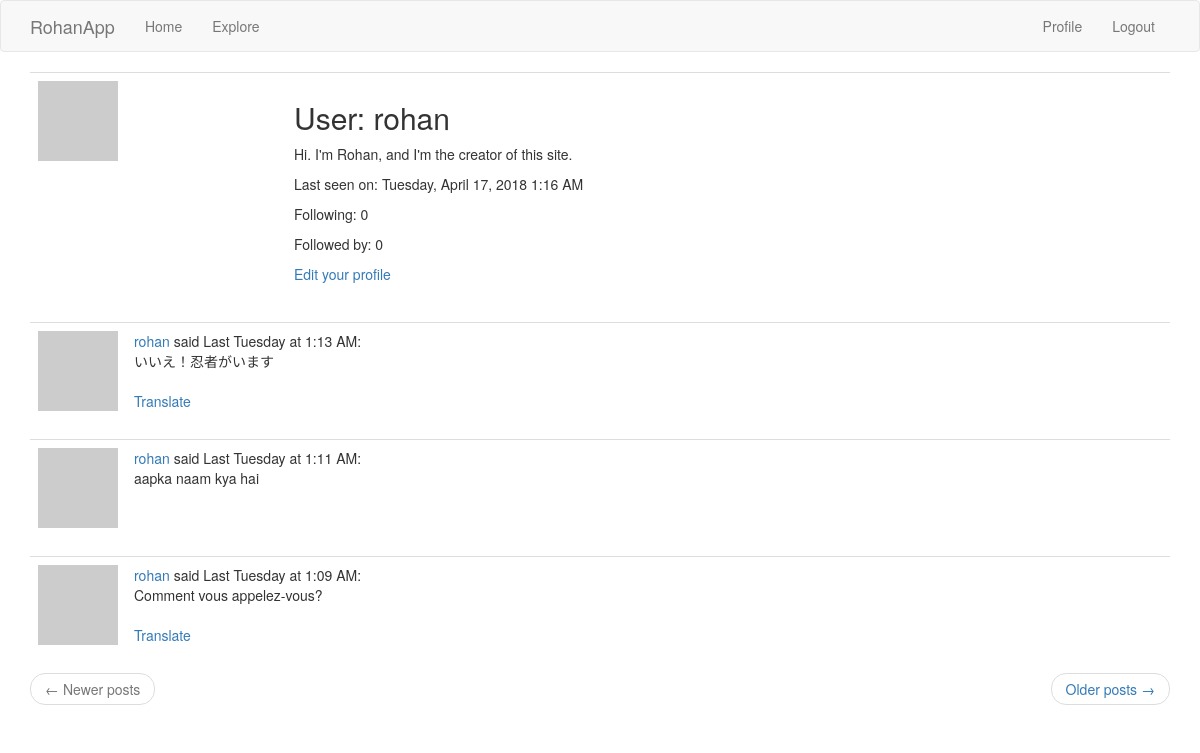
/user/rohan (signed in), run on an earlier commit of the app's database.
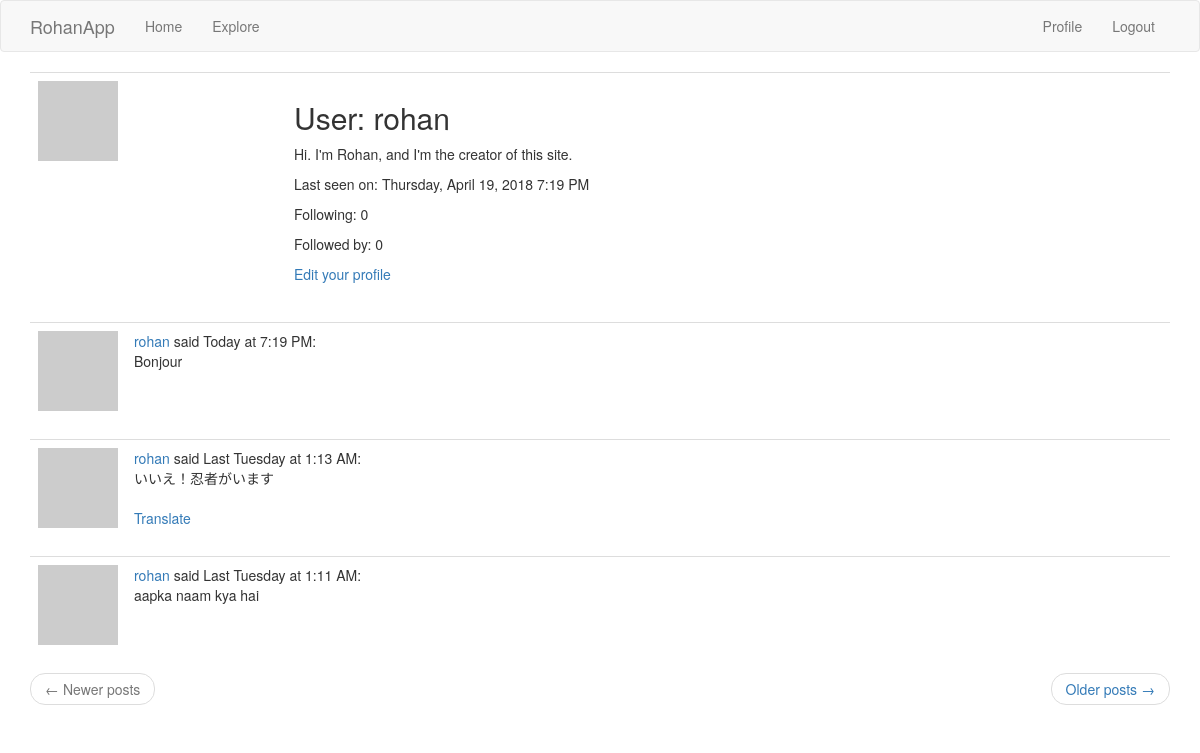
And on a later commit of the database.
### app/models.py (models this page shows, shortened)
class User(UserMixin, db.Model):
    id = db.Column(db.Integer, primary_key=True)
    username = db.Column(db.String(64), index=True, unique=True)
    email = db.Column(db.String(120), index=True, unique=True)
    password_hash = db.Column(db.String(128))
    posts = db.relationship('Post', backref='author', lazy='dynamic') # u.posts, p.author(s)
    about_me = db.Column(db.String(140))
    last_seen = db.Column(db.DateTime, default=datetime.utcnow)
    followed = db.relationship('User', secondary=followers,
        primaryjoin=(followers.c.follower_id == id), # LEFT # why isn't it just followers.follower_id ?
        secondaryjoin=(followers.c.followed_id == id), # RIGHT
        backref=db.backref('followers', lazy='dynamic'), lazy='dynamic')
    def avatar(self, size):
        digest = md5(self.email.lower().encode('utf-8')).hexdigest() # .encode('utf-8') converts email string to bytes
        return 'https://www.gravatar.com/avatar/{}?d=identicon&s={}'.format(digest, size)

class Post(db.Model):
    id = db.Column(db.Integer, primary_key=True)
    body = db.Column(db.String(140))
    timestamp = db.Column(db.DateTime, index=True, default=datetime.utcnow) # datetime.utcnow, NOT datetime.utcnow()
    user_id = db.Column(db.Integer, db.ForeignKey('user.id'))
    language = db.Column(db.String(5))

### app/main/routes.py (the view)
@bp.route('/user/<username>')
@login_required
def user(username):
    user = User.query.filter_by(username=username).first_or_404()
    page = request.args.get('page', 1, type=int)
    posts = user.posts.order_by(Post.timestamp.desc()).paginate(
        page, current_app.config['POSTS_PER_PAGE'], False)
    next_url = url_for('main.user', username=user.username, page=posts.next_num) if posts.has_next else None
    prev_url = url_for('main.user', username=user.username, page=posts.prev_num) if posts.has_prev else None
    return render_template('user.html', title = user.username, user = user, posts = posts.items,
                            next_url = next_url, prev_url = prev_url)

### app/main/routes.py (called while the page is built)
@bp.before_app_request # executed just before any view function
def before_request():
    if current_user.is_authenticated:
        current_user.last_seen = datetime.utcnow() # .strftime('%m/%d/%Y %I:%M:%S %p')
        db.session.commit()
        g.locale = str(get_locale())

### app/models.py (called while the page is built)
@login.user_loader
def load_user(id):
    return User.query.get(int(id))

### app/templates/user.html
{% extends "base.html" %}
{% block app_content %}
    <table class="table table-hover">
        <tr>
            <td width="256px"><img src="{{ user.avatar(256) }}"></td>
            <td>
                <h2>User: {{ user.username }}</h2>
                {% if user.about_me %}<p>{{ user.about_me }}</p>{% endif %}
                {% if user.last_seen %}
                <p>Last seen on: {{ moment(user.last_seen).format('LLLL') }}</p>
                {% endif %}
                <p>Following: {{ user.followed.count() }}</p>
                <p>Followed by: {{ user.followers.count() }}</p>
                {% if current_user == user %}
                <p><a href="{{ url_for('main.edit_profile') }}">Edit your profile</a></p>
                {% elif not current_user.is_following(user) %}
                <p><a href="{{ url_for('main.follow', username=user.username) }}">Follow</a></p>
                {% else %}
                <p><a href="{{ url_for('main.unfollow', username=user.username) }}">Unfollow</a></p>
                {% endif %}
            </td>
        </tr>
    </table>
    {% for post in posts %}
        {% include '_post.html' %}
    {% endfor %}
    <nav aria-label="...">
        <ul class="pager">
            <li class="previous{% if not prev_url %} disabled{% endif %}">
                <a href="{{ prev_url or '#' }}">
                    <span aria-hidden="true">&larr;</span> Newer posts
                </a>
            </li>
            <li class="next{% if not next_url %} disabled{% endif %}">
                <a href="{{ next_url or '#' }}">
                    Older posts <span aria-hidden="true">&rarr;</span>
                </a>
            </li>
        </ul>
    </nav>
{% endblock %}

### app/templates/_post.html
<table class="table table-hover">
    <tr>
        <td width="70px">
            <a href="{{ url_for('main.user', username=post.author.username) }}">
                <img src="{{ post.author.avatar(70) }}" />
            </a>
        </td>
        <td>
            <a href="{{ url_for('main.user', username=post.author.username) }}">{{ post.author.username }}</a>
            said {{ moment(post.timestamp).calendar() }}:
            <br>
            <span id="post{{ post.id }}">{{ post.body }}</span>
            {% if post.language and post.language != g.locale %}
            <br><br>
            <span id="translation{{ post.id }}">
                <a href="javascript:translate(
                    '#post{{ post.id }}',
                    '#translation{{ post.id }}',
                    '{{ post.language }}',
                    '{{ g.locale }}');">Translate</a>
            </span>
            {% endif %}
        </td>
    </tr>
</table>

What changed in the data, as far as the page shows it:
no longer on this page (row unchanged): Post: author.username "rohan", timestamp "Last Tuesday at 1:09 AM", body "Comment vous appelez-vous?"
changed User "rohan": last_seen "Tuesday, April 17, 2018 1:16 AM" → "Thursday, April 19, 2018 7:19 PM"
added Post: author.username "rohan", timestamp "Today at 7:19 PM", body "Bonjour"
